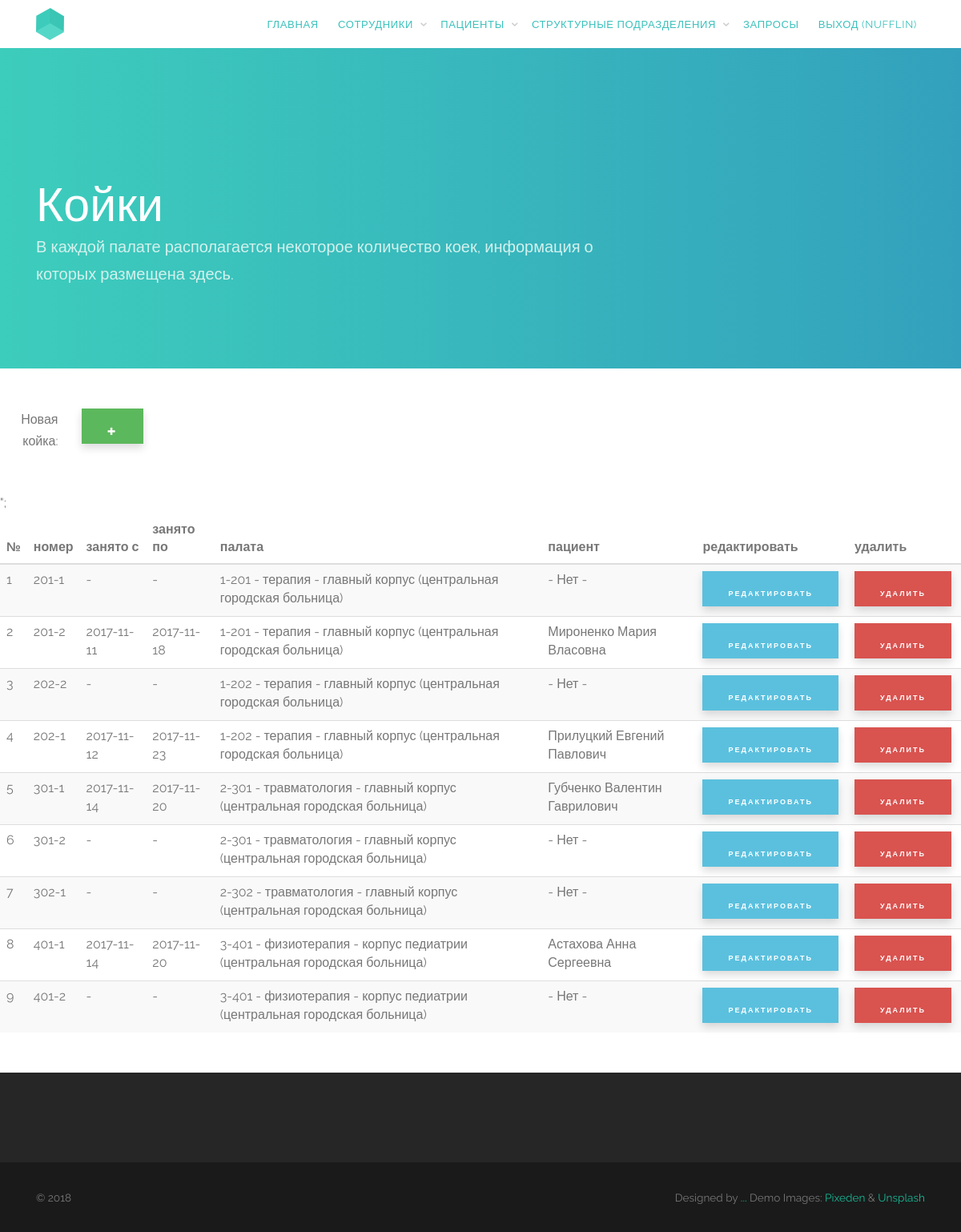
The page /hospital.com/php/cots.php (signed in) on the database its author committed.
### tables this page shows
CREATE TABLE `cots` (
  `id` int(10) NOT NULL,
  `numb` varchar(100) NOT NULL,
  `occupied_from` date NOT NULL,
  `occupied_to` date NOT NULL,
  `id_chamber` int(10) NOT NULL,
  `id_patient` int(10) NOT NULL
);

CREATE TABLE `chambers` (
  `id` int(10) NOT NULL,
  `numb` varchar(100) NOT NULL,
  `id_department` int(10) NOT NULL
);

CREATE TABLE `specializations` (
  `id` int(10) NOT NULL,
  `name` varchar(100) NOT NULL
);

CREATE TABLE `housings` (
  `id` int(10) NOT NULL,
  `name` varchar(100) NOT NULL,
  `id_hospital` int(10) NOT NULL
);

CREATE TABLE `hospitals` (
  `id` int(10) NOT NULL,
  `name` varchar(100) NOT NULL,
  `hospital` tinyint(1) NOT NULL DEFAULT '0'
);

CREATE TABLE `patients` (
  `id` int(10) NOT NULL,
  `surname` varchar(100) NOT NULL,
  `name` varchar(100) NOT NULL,
  `lastname` varchar(100) NOT NULL,
  `birthdate` date NOT NULL,
  `id_department` int(10) NOT NULL
);

### hospital.com/php/cots.php (the view, shortened to what this page needs)
<?php
include "top.php";
?>
<header id="gtco-header" class="gtco-cover gtco-cover-xs gtco-inner" role="banner" style="height: 400px; margin-bottom: 50px;">
	<div class="gtco-container">
		<div class="row">
			<div class="col-md-12 col-md-offset-0 text-left">
				<div class="display-t">
					<div class="display-tc">
						<div class="row">
							<div class="col-md-8 animate-box">
								<h1 class="no-margin">Койки</h1>
								<p>В каждой палате располагается некоторое количество коек, информация о которых размещена здесь.</p>
							</div>
						</div>
					</div>
				</div>
			</div>
		</div>
	</div>
</header>
<?php
include "db-connect.php";
if($_GET['act'] == 'new'){
	$query = '	SELECT 	chambers.id AS \'chid\', chambers.id_department, chambers.numb AS \'chnumb\', departments.id,
						departments.id_specialization, departments.id_housing,
						specializations.id, specializations.name AS \'specname\',
						housings.id, housings.name AS \'housname\', housings.id_hospital, hospitals.id, hospitals.name AS \'hospname\',
						hospitals.hospital AS \'ishospital\'
				FROM chambers, departments, specializations, housings, hospitals
				WHERE (	chambers.id_department = departments.id AND
						departments.id_specialization = specializations.id AND
						departments.id_housing = housings.id AND
						housings.id_hospital = hospitals.id)';
	$departments = mysqli_query($connect, $query);
	$query = '	SELECT 	patients.id AS \'idpacient\', patients.surname AS \'surname\', patients.name AS \'name\', patients.lastname AS \'lastname\', patients.id_department,
						departments.id, departments.id_housing,
						housings.id, housings.id_hospital,
						hospitals.id, hospitals.hospital
				FROM patients, departments, housings, hospitals
				WHERE (	patients.id_department = departments.id AND
						departments.id_housing = housings.id AND
						housings.id_hospital = hospitals.id AND
						hospitals.hospital = 1
				)';
	$patients = mysqli_query($connect, $query);
	?>
	<div class="col-md-6">
		<form action="<?=$_SERVER['PHP_SELF']?>?todo=create" method="POST">
			<div class="form-group">
				<label for="numb">Номер</label>
				<input type="text" name ="numb" class="form-control" id="numb" required>
			</div>
			<div class="form-group">
				<label for="occupied_from">Занято с</label>
				<input type="date" name ="occupied_from" class="form-control" id="occupied_from">
			</div>
			<div class="form-group">
				<label for="occupied_to">Занято по</label>
				<input type="date" name ="occupied_to" class="form-control" id="occupied_to">
			</div>
			<div class="form-group">
				<label for="name">Палата</label>
				<select name="id_chamber" class="form-control">
					<?php
					while($rowd = mysqli_fetch_assoc($departments)){
						if($rowd['ishospital'] == '1')
							echo "<option value=\"".$rowd['chid']."\">".$rowd['chnumb']." - ".$rowd['specname']." - ".$rowd['housname']." (".$rowd['hospname'].")</option>";
					}
					?>
				</select>
			</div>
			<div class="form-group">
				<label for="name">Пациент</label>
				<select name="id_patient" class="form-control">
					<?php
					while($rowp = mysqli_fetch_assoc($patients)){
						if($rowp['idpacient'] == '1')
							echo "<option value=\"".$rowp['idpacient']."\">- Нет -</option>";
						else
							echo "<option value=\"".$rowp['idpacient']."\">".$rowp['surname']." ".$rowp['name']." ".$rowp['lastname']."</option>";
					}
					?>
				</select>
			</div>
			<div class="form-group">
				<input type="submit" class="btn btn btn-special" value="Добавить">
			</div>
		</form>
	</div>
	<?php
} else{
	?>
	<div class="row" style="margin-bottom: 30px;">
	  	<div class="col-md-1"><p style="text-align: right;">Новая койка: </p></div>
	  	<div class="col-md-1">
	    	<form action="<?=$_SERVER['PHP_SELF']?>?act=new" method="POST">
	      		<button type="submit" class="btn btn-success" style="height: 4rem; font-size: 1rem;">
	        		<span class="glyphicon glyphicon-plus"></span>
	      		</button>
	    	</form>
	  	</div>
	</div>
	<table class="table table-striped" style="margin-bottom: 50px;">
	<thead>
		<tr>
		  	<th>№</th>
		  	<th>номер</th>
		  	<th>занято с</th>
		  	<th>занято по</th>
		  	<th>палата</th>
		  	<th>пациент</th>
		  	<th>редактировать</th>
		  	<th>удалить</th>
		</tr>
	</thead>
	<tbody>";
	<?php
	$query = 'SELECT id, numb, occupied_from, occupied_to, id_chamber, id_patient FROM cots';
	$result = mysqli_query($connect, $query);
	$i = 1;
	while($row = mysqli_fetch_assoc($result)){
		echo "<tr>";
		echo "<td>".($i++)."</td>";
		echo "<td>".$row['numb']."</td>";
		if($row['occupied_from'] !== "0000-00-00")
        	echo "<td>".$row['occupied_from']."</td>";
        else
        	echo "<td>-</td>";
        if($row['occupied_to'] !== "0000-00-00")
        	echo "<td>".$row['occupied_to']."</td>";
        else
        	echo "<td>-</td>";
		$query = '	SELECT 	chambers.id AS \'chid\', chambers.id_department, chambers.numb AS \'chnumb\', departments.id,
							departments.id_specialization, departments.id_housing,
							specializations.id, specializations.name AS \'specname\',
							housings.id, housings.name AS \'housname\', housings.id_hospital, hospitals.id, hospitals.name AS \'hospname\'
					FROM chambers, departments, specializations, housings, hospitals
					WHERE (	chambers.id_department = departments.id AND
							departments.id_specialization = specializations.id AND
							departments.id_housing = housings.id AND
							housings.id_hospital = hospitals.id AND
							chambers.id = '.$row['id_chamber'].')';
        $cha = mysqli_query($connect, $query);
        $c = mysqli_fetch_assoc($cha);
        echo "<td>".$c['chnumb']." - ".$c['specname']." - ".$c['housname']." (".$c['hospname'].")</td>";
        $query = "SELECT id, surname, name, lastname FROM patients WHERE id=".$row['id_patient'];
        $pac = mysqli_query($connect, $query);
        $p = mysqli_fetch_assoc($pac);
        if($p['id'] == '1')
        	echo "<td>- Нет -</td>";
        else
        	echo "<td>".$p['surname']." ".$p['name']." ".$p['lastname']."</td>";
        ?>
			<td>
			    <form action="<?=$_SERVER['PHP_SELF']?>?act=edit" method="POST">
			        <input type="submit" class="btn btn-info" style="height: 3.1rem; font-size: 0.9rem;" value="редактировать">
			    </form>
		    </td>
			<td>
			    <form action="<?=$_SERVER['PHP_SELF']?>?act=del" method="POST">
			      	<input type="submit" class="btn btn-danger" style="height: 3.1rem; font-size: 0.9rem;" value="удалить">
			    </form>
			</td>
		</tr>
		<?php
	}
	?>
	</tbody>
	</table>
	<?php
}
include "footor.php";
?>

### hospital.com/css/style.css (style rules this page uses)
body { font-family: "Raleway", Arial, sans-serif; font-weight: 400; font-size: 16px; line-height: 1.7; color: #777; background: #fff; }
p { margin-bottom: 20px; }
h1, h2, h3, h4, h5, h6, figure { color: #000; font-family: "Raleway", Arial, sans-serif; font-weight: 400; margin: 0 0 20px 0; }
.gtco-container { max-width: 1140px; position: relative; margin: 0 auto; padding-left: 15px; padding-right: 15px; }
#gtco-header, #gtco-counter, .gtco-bg { background-size: cover; background-position: top center; background-repeat: no-repeat; position: relative; }
.gtco-cover { height: 900px; background-size: cover; background-position: center center; background-repeat: no-repeat; position: relative; float: left; width: 100%; }
.gtco-cover.gtco-inner h1 { margin-bottom: 0 !important; }
.gtco-cover > .gtco-container { position: relative; z-index: 10; }
.gtco-cover .display-t, .gtco-cover .display-tc { height: 900px; display: table; width: 100%; }
.gtco-cover.gtco-cover-xs { height: 500px; }
.gtco-cover.gtco-cover-xs .display-t, .gtco-cover.gtco-cover-xs .display-tc { height: 500px; display: table; width: 100%; }
#gtco-header { background: #3dcdbc; background: -moz-linear-gradient(left, #3dcdbc 0%, #33a1bd 100%); background: -webkit-gradient(left top, right top, color-stop(0%, #3dcdbc), color-stop(100%, #33a1bd)); background: -webkit-linear-gradient(left, #3dcdbc 0%, #33a1bd 100%); background: -o-linear-gradient(left, #3dcdbc 0%, #33a1bd 100%); background: -ms-linear-gradient(left, #3dcdbc 0%, #33a1bd 100%); background: linear-gradient(to right, #3dcdbc 0%, #33a1bd 100%); filter: progid:DXImageTransform.Microsoft.gradient( startColorstr='#3dcdbc', endColorstr='#33a1bd', GradientType=1 ); }
#gtco-header p { color: #d3f1ed; font-size: 20px; margin-bottom: 40px !important; }
#gtco-header h1 { font-size: 50px; line-height: 1.2 !important; margin-bottom: 30px !important; color: #d3f1ed; font-weight: 100; }
#gtco-header h1.no-margin { margin-bottom: 0 !important; }
#gtco-header .display-tc, #gtco-counter .display-tc, .gtco-cover .display-tc { display: table-cell !important; vertical-align: middle; }
#gtco-header .display-tc h1, #gtco-header .display-tc h2, #gtco-counter .display-tc h1, #gtco-counter .display-tc h2, .gtco-cover .display-tc h1, .gtco-cover .display-tc h2 { margin: 0; padding: 0; color: white; }
#gtco-header .display-tc h1, #gtco-counter .display-tc h1, .gtco-cover .display-tc h1 { margin-bottom: 0px; font-size: 59px; line-height: 1.5; }
.btn { margin-right: 4px; margin-bottom: 4px; font-family: "Raleway", Arial, sans-serif; font-size: 13px; font-weight: 700 !important; -webkit-border-radius: 0px; -moz-border-radius: 0px; -ms-border-radius: 0px; border-radius: 0px; letter-spacing: 2px; -webkit-transition: 0.5s; -o-transition: 0.5s; transition: 0.5s; padding: 20px 30px; text-transform: uppercase; text-shadow: none !important; -webkit-box-shadow: 0px 5px 10px 0px rgba(0, 0, 0, 0.15); -moz-box-shadow: 0px 5px 10px 0px rgba(0, 0, 0, 0.15); box-shadow: 0px 5px 10px 0px rgba(0, 0, 0, 0.15); }
.btn-success { background: #5cb85c; color: #fff; border: 2px solid #5cb85c; }
.btn-info { background: #5bc0de; color: #fff; border: 2px solid #5bc0de; }
.btn-danger { background: #d9534f; color: #fff; border: 2px solid #d9534f; }
.js .animate-box { opacity: 0; }

### rows shown on the page
cots: numb "201-1", id_chamber.numb "1-201", specializations.name "терапия", housings.name "главный корпус", hospitals.name "центральная городская больница", shows "- Нет -"
cots: numb "201-2", occupied_from "2017-11-11", occupied_to "2017-11-18", id_chamber.numb "1-201", specializations.name "терапия", housings.name "главный корпус", hospitals.name "центральная городская больница", id_patient.surname "Мироненко", id_patient.name "Мария", id_patient.lastname "Власовна"
cots: numb "202-2", id_chamber.numb "1-202", specializations.name "терапия", housings.name "главный корпус", hospitals.name "центральная городская больница", shows "- Нет -"
cots: numb "202-1", occupied_from "2017-11-12", occupied_to "2017-11-23", id_chamber.numb "1-202", specializations.name "терапия", housings.name "главный корпус", hospitals.name "центральная городская больница", id_patient.surname "Прилуцкий", id_patient.name "Евгений", id_patient.lastname "Павлович"
cots: numb "301-1", occupied_from "2017-11-14", occupied_to "2017-11-20", id_chamber.numb "2-301", specializations.name "травматология", housings.name "главный корпус", hospitals.name "центральная городская больница", id_patient.surname "Губченко", id_patient.name "Валентин", id_patient.lastname "Гаврилович"
cots: numb "301-2", id_chamber.numb "2-301", specializations.name "травматология", housings.name "главный корпус", hospitals.name "центральная городская больница", shows "- Нет -"
cots: numb "302-1", id_chamber.numb "2-302", specializations.name "травматология", housings.name "главный корпус", hospitals.name "центральная городская больница", shows "- Нет -"
cots: numb "401-1", occupied_from "2017-11-14", occupied_to "2017-11-20", id_chamber.numb "3-401", specializations.name "физиотерапия", housings.name "корпус педиатрии", hospitals.name "центральная городская больница", id_patient.surname "Астахова", id_patient.name "Анна", id_patient.lastname "Сергеевна"
cots: numb "401-2", id_chamber.numb "3-401", specializations.name "физиотерапия", housings.name "корпус педиатрии", hospitals.name "центральная городская больница", shows "- Нет -"

### other values the page prints
$_SESSION['login'] "NUFFLIN"
